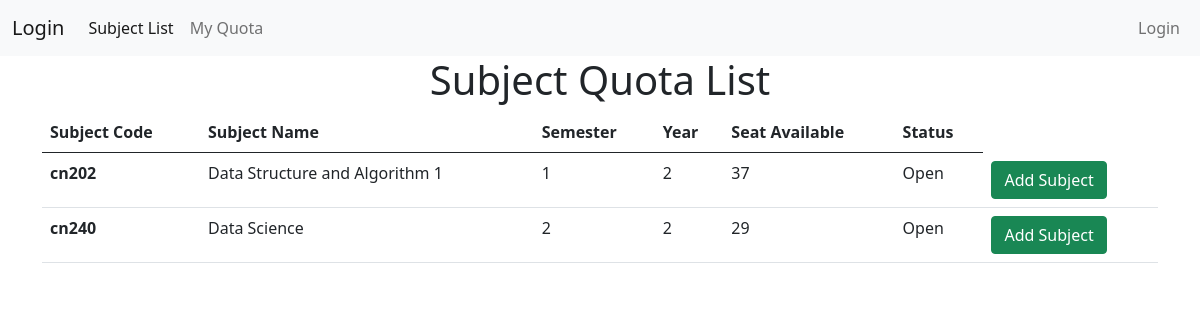
Page /subject_list on the earlier database version.
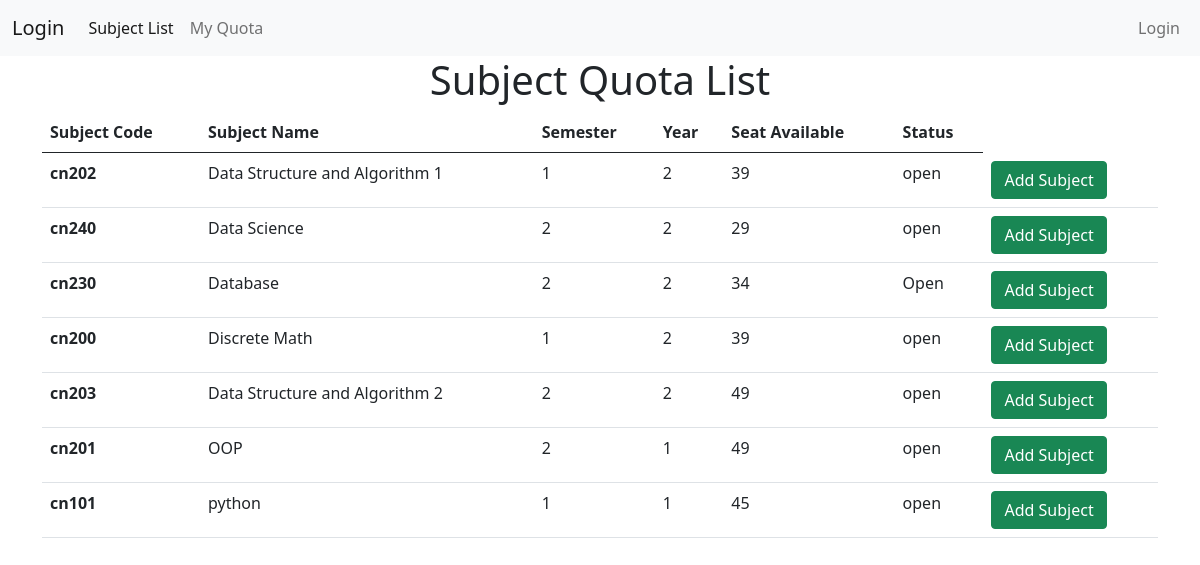
Same page on the later database version.
### quota/models.py (models this page shows, shortened)
class Subject(models.Model):
    subjectCode = models.CharField(max_length=10)
    subjectName = models.CharField(max_length=50)
    semester = models.IntegerField()
    year = models.IntegerField()
    seatAvailable = models.IntegerField()
    status = models.CharField(max_length=10)

### quota/views.py (the view)
# urls.py: path('subject_list', views.subject_list),
def subject_list(request):
    all_subject = Subject.objects.all()
    return render(request, 'subject_list.html', {
        "all_subject": all_subject,
    })

### quota/templates/subject_list.html (shortened to what this page needs)
{% extends "base.html" %}
{% block content %}
    <h1 class="container" style="text-align: center;">Subject Quota List</h1>
    <table class="table">
        <thead>
          <tr>
            <th scope="col">Subject Code</th>
            <th scope="col">Subject Name</th>
            <th scope="col">Semester</th>
            <th scope="col">Year</th>
            <th scope="col">Seat Available</th>
            <th scope="col">Status</th>
          </tr>
        </thead>
        <tbody>
            {% for subject in all_subject %}
            <tr>
                <th scope="row">{{subject.subjectCode}}</th>
                <td>{{subject.subjectName}}</td>
                <td>{{subject.semester}}</td>
                <td>{{subject.year}}</td>
                <td>{{subject.seatAvailable}}</td>
                <td>{{subject.status}}</td>
                <td><a href="/add_subject/{{subject.subjectCode}}" class="btn btn-success">Add Subject</a></td>
            </tr>
            {% endfor %}
        </tbody>
      </table>
{% endblock  %}

### quota/templates/base.html (shortened to what this page needs)
<!DOCTYPE html>
<html lang="en">
<head>
    <link href="https://cdn.jsdelivr.net/npm/bootstrap@5.0.2/dist/css/bootstrap.min.css" rel="stylesheet">
</head>
<body>
  <nav class="navbar navbar-expand-lg navbar-light bg-light">
    <div class="container-fluid">
      <a class="navbar-brand" href="/">Login</a>
      <div class="collapse navbar-collapse" id="navbarNav">
        <ul class="navbar-nav">
          <li class="nav-item">
            <a class="nav-link active" aria-current="page" href="/subject_list">Subject List</a>
          </li>
          <li class="nav-item">
            <a class="nav-link" href="/my_quota">My Quota</a>
          </li>
        </ul>
        <ul class="navbar-nav ms-auto">
          {% if request.user.is_authenticated %}
            <li class="nav-item">
              <span class="nav-link">User : {{ request.user.username }}</span>
            </li>
            <li class="nav-item">
              <a class="nav-link" href="/users/login_user">Logout</a>
            </li>
          {% else %}
            <li class="nav-item">
              <a class="nav-link" href="{% url 'login' %}">Login</a>
            </li>
          {% endif %}
        </ul>
      </div>
    </div>
  </nav>
  <div class="container">
    {% block content %}
    {% endblock content %}
  </div>
</body>
</html>

Differences in the rows shown:
changed Subject "cn202": seatAvailable "37" → "39"; status "Open" → "open"
changed Subject "cn240": status "Open" → "open"
added Subject: subjectCode "cn230", subjectName "Database", semester "2", year "2", seatAvailable "34", status "Open"
added Subject: subjectCode "cn200", subjectName "Discrete Math", semester "1", year "2", seatAvailable "39", status "open"
added Subject: subjectCode "cn203", subjectName "Data Structure and Algorithm 2", semester "2", year "2", seatAvailable "49", status "open"
added Subject: subjectCode "cn201", subjectName "OOP", semester "2", year "1", seatAvailable "49", status "open"
added Subject: subjectCode "cn101", subjectName "python", semester "1", year "1", seatAvailable "45", status "open"
